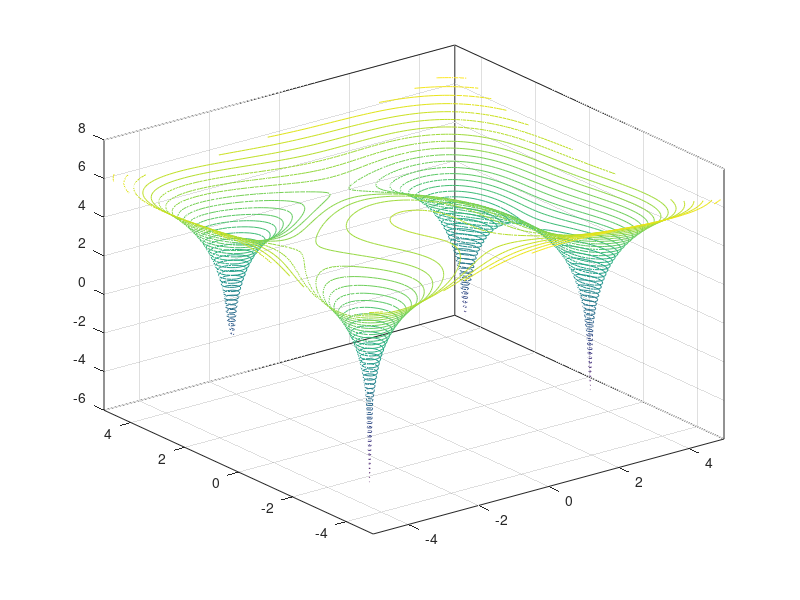

This chart was generated by the following MATLAB code: (Note: this script raises an error after producing the figure.)
% Written by Axel Qvarnström        Civic nr: 980728-5532
% Particle swarm algorithm
clear all
close all
clc

% Parameters
weight = 1.4;
beta = 0.9;              % factor to reduce the weigth for each iterations
minWeight = 0.4;    % lower bound of the weight
nrOfParticles = 40;      % Should be somewhere between 20-40 according to course book
alpha = 1;
deltaT = 1;
vMax = 5;
c1 = 2;
c2 = 2;
xMin = -5;
xMax = 5;

%% Set up x and y values, the function and make a contour plots

x = linspace(xMin,xMax);
y = linspace(xMin,xMax);
[X,Y]  = meshgrid(x,y);

f = (X.^2 + Y - 11).^2 + (X + Y.^2 - 7).^2;

% Make the countour plot for the function log(a + f (x, y)) to easier see the minimas
a = 0.001;
fLog = log(a + f);
contour3(X,Y,fLog,50);

% Initialize positions and velocities of particles
randomNumber1 = rand(nrOfParticles,2);
positions = xMin + randomNumber1 .* (xMax - xMin);

randomNumber2 = rand(nrOfParticles,2);
velocities = alpha/deltaT*(xMin + randomNumber2*(xMax - xMin));



% positions = zeros(nrOfParticles,2);
% velocities = zeros(nrOfParticles,2);
% xMax = max(x);
% xMin = min(x);
% for i = 1:nrOfParticles
%     randomNumber = rand;
%     position = xMin + randomNumber * (xMax - xMin);
%     randomNumber = rand;
%     velocity = alpha/deltaT*(xMin + randomNumber*(xMax - xMin));
%     positions(i) = position;
%     velocities(i) = velocity;
% end

% initialize the best position to the position in the start and sBest to
% some of the postions
particlesBest = positions;
sBest = positions(1,:);
sBestFunctionValue = 10;
while sBestFunctionValue > 1e-8
    for j = 1:nrOfParticles
        % Evaluate each paritcle,pbest and sBest
        particleFunctionValue = EvaluateFunction(positions(j,:));
        pBestFunctionValue = EvaluateFunction(particlesBest(j,:));
        sBestFunctionValue = EvaluateFunction(sBest);
    
        % If the particle have a lower function value than it's pBest than pBest is the postion
        if particleFunctionValue < pBestFunctionValue
            particlesBest(j,:) = positions(j,:);
            pBestFunctionValue = particleFunctionValue;
        end
    
        % Updating sBest if particle function value lower than sBest function
        % value
        if particleFunctionValue < sBestFunctionValue
            sBest = positions(j,:)
            sBestFunctionValue = particleFunctionValue
        end
    end
    
    for k = 1:nrOfParticles
        
        randomNumber3 = rand;
        randomNumber4 = rand;

        % Taking out each particle position and velocity and the particle best value
        position = positions(k,:); 
        velocity = velocities(k,:);
        pBest = particlesBest(k,:);
        
        % Updating the velocity
        cognotiveComponent = c1 * randomNumber3 * (pBest - position) / deltaT;
        socialComponent = c2 * randomNumber4 * (sBest - position) / deltaT;
        velocity = weight * velocity + cognotiveComponent + socialComponent;
    
        if velocity > vMax
            velocity = vMax;
        elseif velocity < -vMax
            velocity = -vMax;
        end
    
        % Updating position
        position = position + velocity * deltaT;
        positions(k,:) = position;
    end
    weight = max(weight*beta, minWeight);             % Reducing the weight for each iteration
end
        
   

    














